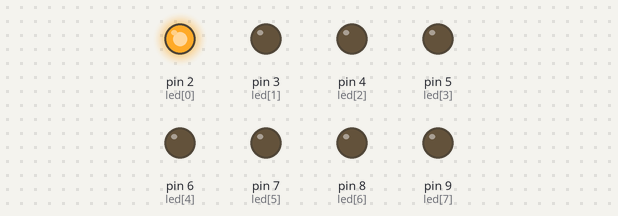
Bench run of a sketch on a simulated Arduino Uno, built with avr-gcc and run on an emulated ATmega328P. Parts: output pins drawn as LEDs (lit = HIGH).

Above: at 0.2 s.
At 0.7 s:
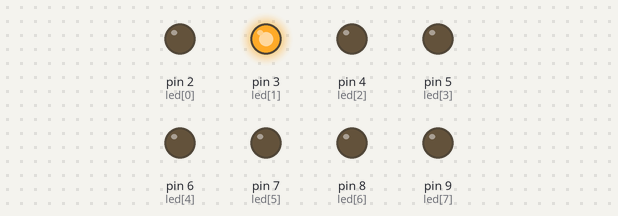
At 2.2 s:
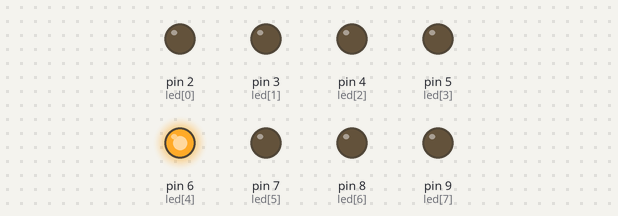
At 4.0 s:
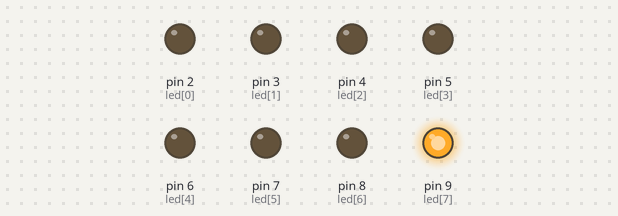
At 6.7 s:
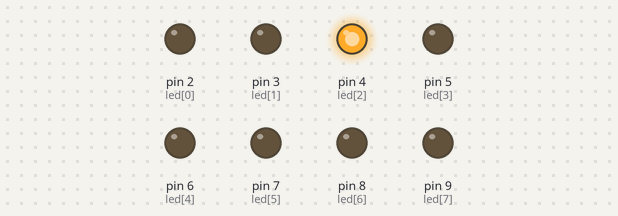
At 9.7 s:
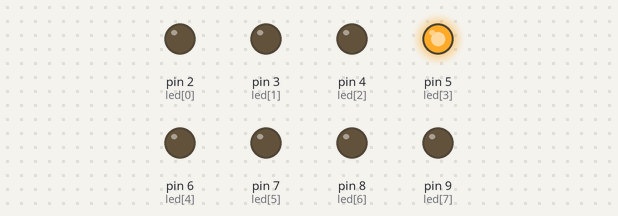
Timing chart, 0 to 10.4 s (numbered marks = the images above):
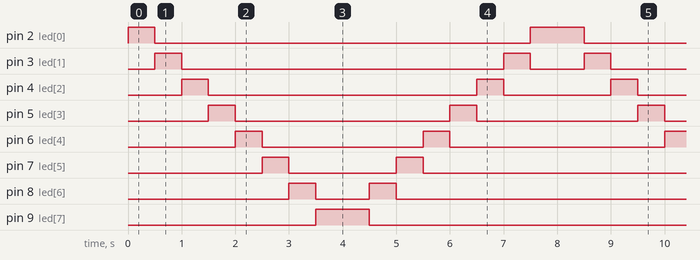

The sketch:

sketch_jul3a.ino
```cpp
int led[8] = {2,3,4,5,6,7,8,9};

void setup() {
  for(int i=0; i<8; i++){
    pinMode(led[i],OUTPUT);
  }
}

void loop() {
  for(int i=0; i<8; i++){
    digitalWrite(led[i],HIGH);
    if(i>0){
      digitalWrite(led[i-1],LOW);
    }
    delay(500);
  }
  for(int i=7; i>=0; i--){
    digitalWrite(led[i],HIGH);
    if(i<7){
      digitalWrite(led[i+1],LOW);
    }
    delay(500);
  }
}
```

Measured:
- by itself, pin 2 (led[0]): repeats every 8.0 s: LOW 7.0 s, HIGH 1.0 s
- by itself, pin 3 (led[1]): repeats every 8.0 s: LOW 6.0 s, HIGH 0.50 s, LOW 1.0 s, HIGH 0.50 s
- by itself, pin 4 (led[2]): repeats every 8.0 s: LOW 5.0 s, HIGH 0.50 s, LOW 2.0 s, HIGH 0.50 s
- by itself, pin 5 (led[3]): repeats every 8.0 s: LOW 4.0 s, HIGH 0.50 s, LOW 3.0 s, HIGH 0.50 s
- by itself, pin 6 (led[4]): repeats every 8.0 s: LOW 3.0 s, HIGH 0.50 s, LOW 4.0 s, HIGH 0.50 s
- by itself, pin 7 (led[5]): repeats every 8.0 s: LOW 2.0 s, HIGH 0.50 s, LOW 5.0 s, HIGH 0.50 s
- by itself, pin 8 (led[6]): repeats every 8.0 s: LOW 1.0 s, HIGH 0.50 s, LOW 6.0 s, HIGH 0.50 s
- by itself, pin 9 (led[7]): alternates HIGH for 1.0 s and LOW for 7.0 s
